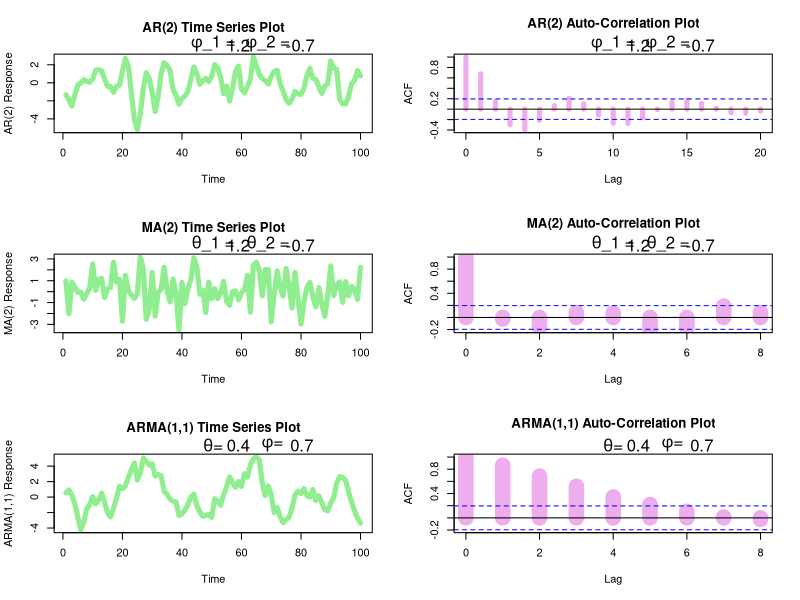

The R source for this figure:

# Create Plots of AR(2) and MA(2) --------------------------


# AR(2) Plots -------------------------------------------------------------

    plotar2 <- function(phi1=1.2, phi2=-0.7, n=100){     

x <- arima.sim(model = list(ar=c(phi1, phi2)), n = n)
ts.plot(x, ylab="AR(2) Response", col="palegreen2", lwd=5, lty=1, main="AR(2) Time Series Plot")
mtext(expression(paste(phi, "_1 =")), adj=0.5)
mtext(paste(phi1), adj = 0.585)        
mtext(expression(paste(phi, "_2 =")), adj=0.7)
mtext(paste(phi2), adj = 0.8)        


acf(x,  col="plum2", lwd=5, main="AR(2) Auto-Correlation Plot")
mtext(expression(paste(phi, "_1 =")), adj=0.5)
mtext(paste(phi1), adj = 0.585)        
mtext(expression(paste(phi, "_2 =")), adj=0.7)
mtext(paste(phi2), adj = 0.8)        

}

# MA(2) Plots -------------------------------------------------------------


    plotma2 <- function(theta1=1.2, theta2=-0.7, n=100){
x <- arima.sim(model = list(ma=c(theta1, theta2)), n = n)
ts.plot(x, ylab="MA(2) Response", col="palegreen2", lwd=5, lty=1, main="MA(2) Time Series Plot")
mtext(expression(paste(theta, "_1 =")), adj=0.5)
mtext(paste(theta1), adj = 0.585)        
mtext(expression(paste(theta, "_2 =")), adj=0.7)
mtext(paste(theta2), adj = 0.8)        


acf(x, lag.max = 8, col="plum2", lwd=15, main="MA(2) Auto-Correlation Plot")
mtext(expression(paste(theta, "_1 =")), adj=0.5)
mtext(paste(theta1), adj = 0.585)        
mtext(expression(paste(theta, "_2 =")), adj=0.7)
mtext(paste(theta2), adj = 0.8)  
    }
    
# ARMA (1,1) Plot ---------------------------------------------------------    
    
    plotarma11 <- function(phi=0.7, theta=0.4, n=100){
      
x <- arima.sim(   model = list(   order = c(1,0,1), ar=phi, ma=theta      ), n=n         )
ts.plot(x, ylab="ARMA(1,1) Response", col="palegreen2", lwd=5, lty=1, main="ARMA(1,1) Time Series Plot")
mtext(expression(paste(theta, "=")), adj=0.5)
mtext(paste(theta), adj = 0.585)        
mtext(expression(paste(phi, "=")), adj=0.7)
mtext(paste(phi), adj = 0.8)        


acf(x, lag.max = 8, col="plum2", lwd=15, main="ARMA(1,1) Auto-Correlation Plot")
mtext(expression(paste(theta, "=")), adj=0.5)
mtext(paste(theta), adj = 0.585)        
mtext(expression(paste(phi, "=")), adj=0.7)
mtext(paste(phi), adj = 0.8)  

    }
    
    
    
# Create the plots --------------------------------------------------------
layout(matrix(1:6, byrow=TRUE, ncol=2))
plotar2()
plotma2()
plotarma11()
layout(matrix(1))





